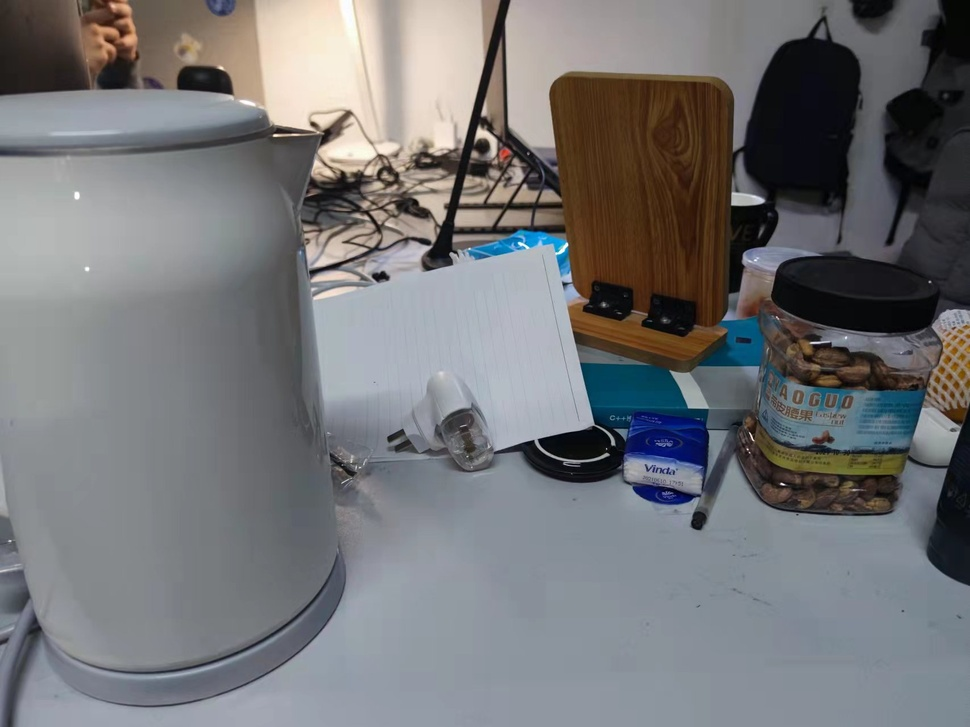
#> input picture Homework5/1.stitching/image2.jpg, 970 x 727 px, shrunk from 1706 x 1279 before the run
$ python sift_stiching.py
#> lines starting #> are read from the running program, lines starting #| are printed output that depends on the picture
import cv2
import numpy as np

# set a windows
top, bot, left, right = 100, 100, 0, 500
img1 = cv2.imread('image2.jpg')
#> img1 is the input picture: shape (727, 970, 3); mean B, G, R 119.2, 117, 116.5
img2 = cv2.imread('image1.jpg')
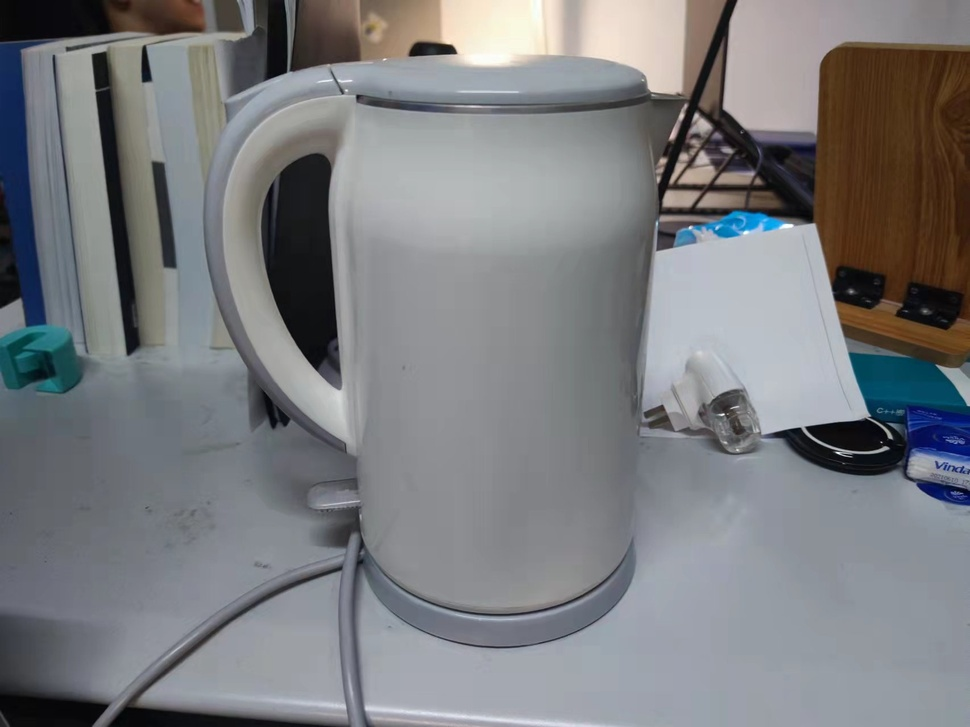
#> input picture Homework5/1.stitching/image1.jpg, 970 x 727 px, shrunk from 1706 x 1279 before the run
#> img2 is the input picture: shape (727, 970, 3); mean B, G, R 127.4, 124.4, 122.9

# copy image to windows
srcImg = cv2.copyMakeBorder(img1, top, bot, left, right, cv2.BORDER_CONSTANT, value=(0, 0, 0))
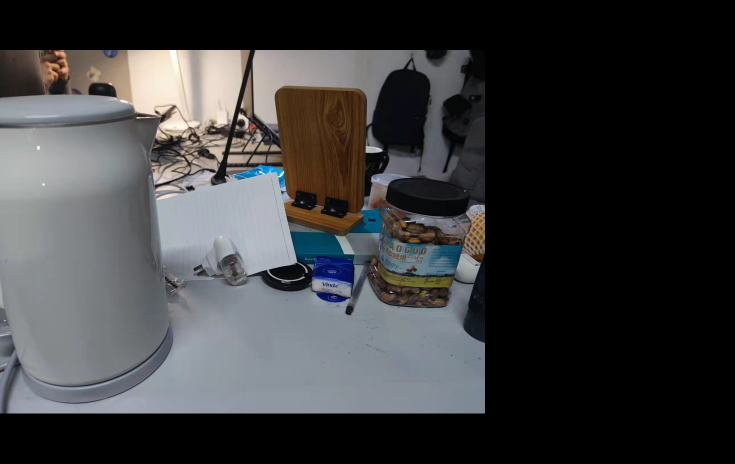
#> srcImg: shape (927, 1470, 3) (shown at 1/2 size); mean B, G, R 61.7, 60.6, 60.3
testImg = cv2.copyMakeBorder(img2, top, bot, left, right, cv2.BORDER_CONSTANT, value=(0, 0, 0))
# transform to gray
img1gray = cv2.cvtColor(srcImg, cv2.COLOR_BGR2GRAY)
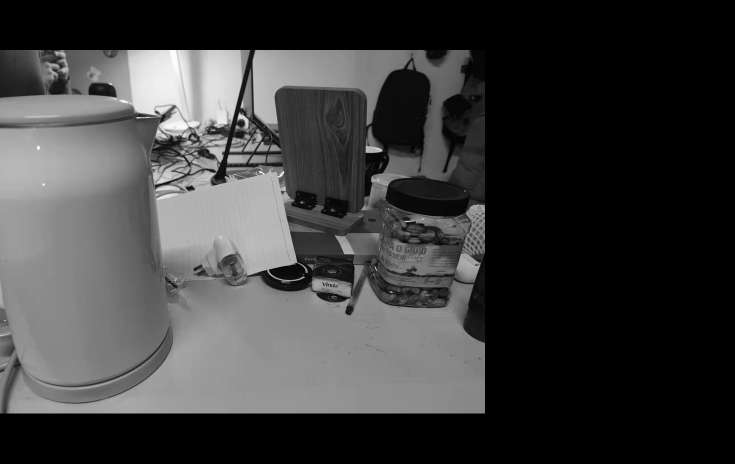
#> img1gray: shape (927, 1470) (shown at 1/2 size); min 0, max 255, mean 60.6
img2gray = cv2.cvtColor(testImg, cv2.COLOR_BGR2GRAY)
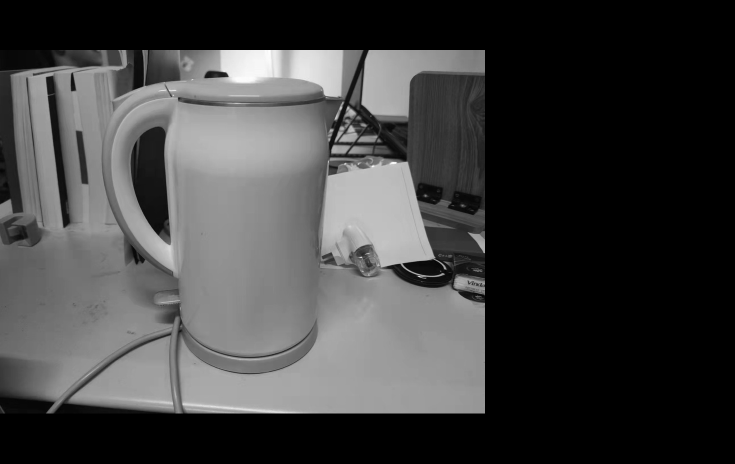
#> img2gray: shape (927, 1470) (shown at 1/2 size); min 0, max 254, mean 64.3
# setting SIFT
sift = cv2.SIFT_create()
# find the keypoints and descriptors with SIFT
kp1, des1 = sift.detectAndCompute(img1gray, None)
#> kp1 = 1478 keypoints; strongest (x, y, size): (782, 584, 2), (275, 235, 2.5), (481, 233, 7.7), (324, 162, 101)
kp2, des2 = sift.detectAndCompute(img2gray, None)
#> kp2 = 650 keypoints; strongest (x, y, size): (449, 149, 8.1), (638, 137, 61.5), (723, 514, 2), (890, 536, 3.7)
# FLANN parameters
FLANN_INDEX_KDTREE = 1
index_params = dict(algorithm=FLANN_INDEX_KDTREE, trees=5)
search_params = dict(checks=50)
flann = cv2.FlannBasedMatcher(index_params, search_params)
matches = flann.knnMatch(des1, des2, k=2)
#> matches = 1478 matches

# Need to draw only good matches, so create a mask
matchesMask = [[0, 0] for i in range(len(matches))]
#> matchesMask = 1478 pairs, first value 0 to 0, second value 0 to 0
good = []
pts1 = []
pts2 = []
# ratio test as per Lowe's paper
for i, (m, n) in enumerate(matches):
    if m.distance < 0.7 * n.distance:
        good.append(m)
        pts2.append(kp2[m.trainIdx].pt)
        pts1.append(kp1[m.queryIdx].pt)
        matchesMask[i] = [1, 0]
#> after the loop, good = 58 matches; matchesMask = 1478 pairs, first value 0 to 1, second value 0 to 0; pts1 = 58 pairs, first value 289.6 to 953.4, second value 102.2 to 718; pts2 = 58 pairs, first value 54.09 to 962.7, second value 102.1 to 666.4

draw_params = dict(matchColor=(0, 255, 0), singlePointColor=(255, 0, 0),
                   matchesMask=matchesMask, flags=0)
#> draw_params = 4 items
img3 = cv2.drawMatchesKnn(img1gray, kp1, img2gray, kp2, matches, None, **draw_params)
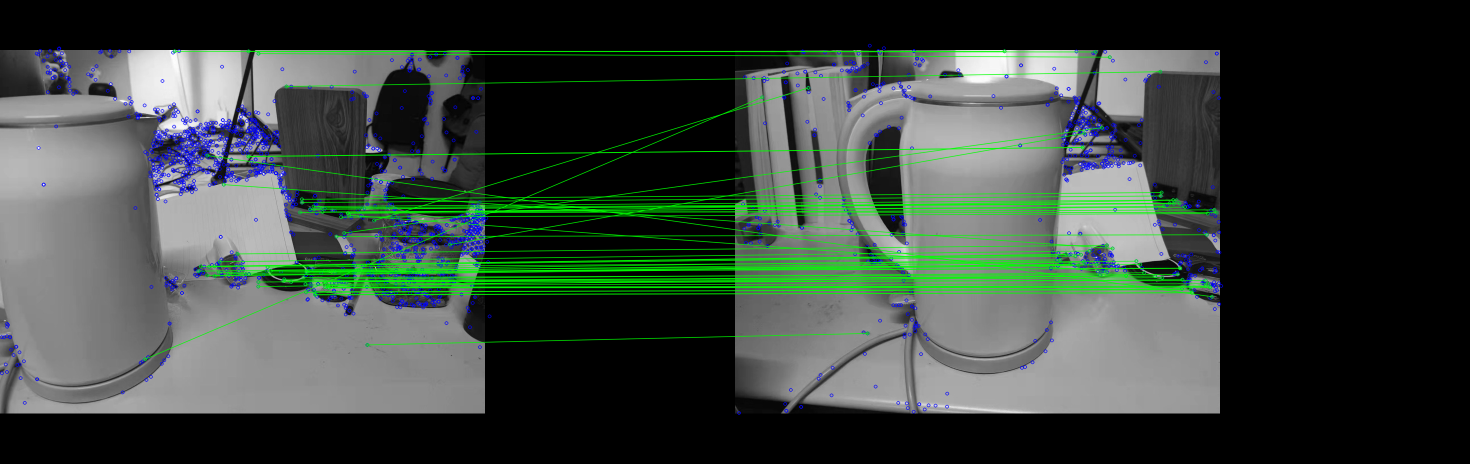
#> img3: shape (927, 2940, 3) (shown at 1/2 size); mean of channels 0, 1, 2 61.3, 68.6, 58.1; drawn as B, G, R
cv2.imshow("stiching", img3)
cv2.imwrite("stiching.jpg", img3)

rows, cols = srcImg.shape[:2]
#> rows = 927; cols = 1470
MIN_MATCH_COUNT = 10
if len(good) > MIN_MATCH_COUNT:
    src_pts = np.float32([kp1[m.queryIdx].pt for m in good]).reshape(-1, 1, 2)
#> src_pts = 58 rows, first 8: [289.6, 718], [348.8, 102.2], [396.4, 541.8], [401.2, 532.3], [413.9, 550.3], [414.5, 310.6], [417.9, 533.1], [428.2, 532]
    dst_pts = np.float32([kp2[m.trainIdx].pt for m in good]).reshape(-1, 1, 2)
#> dst_pts = 58 rows, first 8: [54.09, 194], [538.6, 102.1], [649.8, 519.2], [661.3, 508], [670.1, 527.8], [953.6, 592.9], [680.3, 511.8], [691.5, 508.9]
    M, mask = cv2.findHomography(src_pts, dst_pts, cv2.RANSAC, 5.0)
#> M = [[0.691, 0.433, 137], [-0.125, 1.02, 3.05], [-0.000382, 0.000234, 1]]; mask = 58 values, max 1 at index 3, min 0 at index 0, mean 0.483
    warpImg = cv2.warpPerspective(testImg, np.array(M), (testImg.shape[1], testImg.shape[0]),
                                  flags=cv2.WARP_INVERSE_MAP)
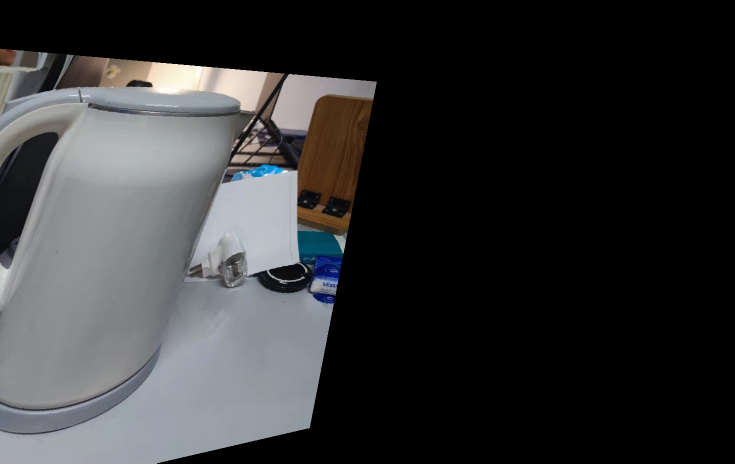
#> warpImg: shape (927, 1470, 3) (shown at 1/2 size); mean B, G, R 53.2, 52.1, 51.7

    for col in range(0, cols):
        if srcImg[:, col].any() and warpImg[:, col].any():
            left = col
            break
    for col in range(cols - 1, 0, -1):
        if srcImg[:, col].any() and warpImg[:, col].any():
            right = col
            break
    #
    res = np.zeros([rows, cols, 3], np.uint8)
    for row in range(0, rows):
        for col in range(0, cols):
            if not srcImg[row, col].any():
                res[row, col] = warpImg[row, col]
            elif not warpImg[row, col].any():
                res[row, col] = srcImg[row, col]
            else:
                srcImgLen = float(abs(col - left))
                testImgLen = float(abs(col - right))
                alpha = srcImgLen / (srcImgLen + testImgLen)
                res[row, col] = np.clip(srcImg[row, col] * (1 - alpha) + warpImg[row, col] * alpha, 0, 255)
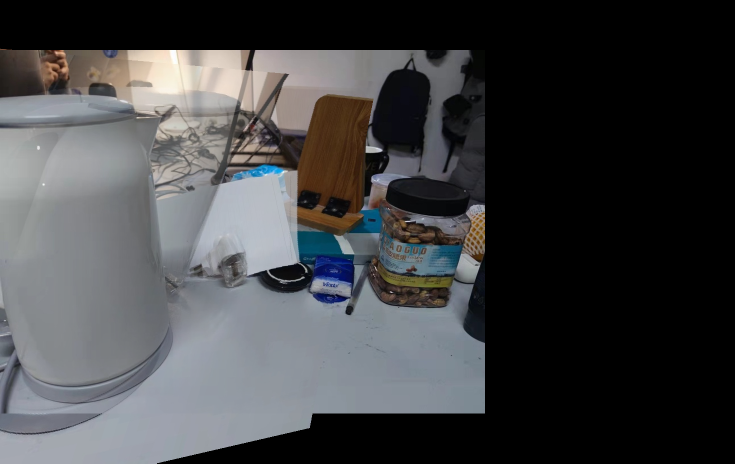
#> res: shape (927, 1470, 3) (shown at 1/2 size); mean B, G, R 69.1, 67.4, 66.7
            # show the result
    cv2.imshow("p12", res)
    cv2.imwrite("p12.jpg", res)
else:
    print("Not enough matches are found - {}/{}".format(len(good), MIN_MATCH_COUNT))
    matchesMask = None

cv2.waitKey(0)
cv2.destroyAllWindows()
